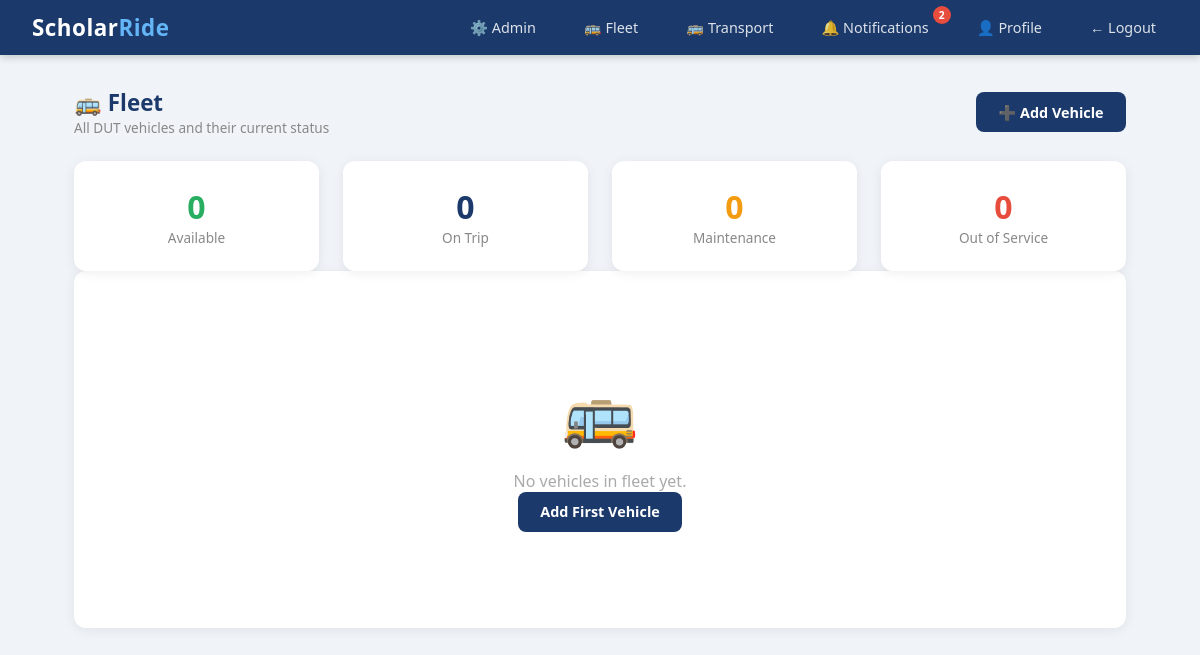
The page /admin/fleet (signed in) on the database as committed earlier.
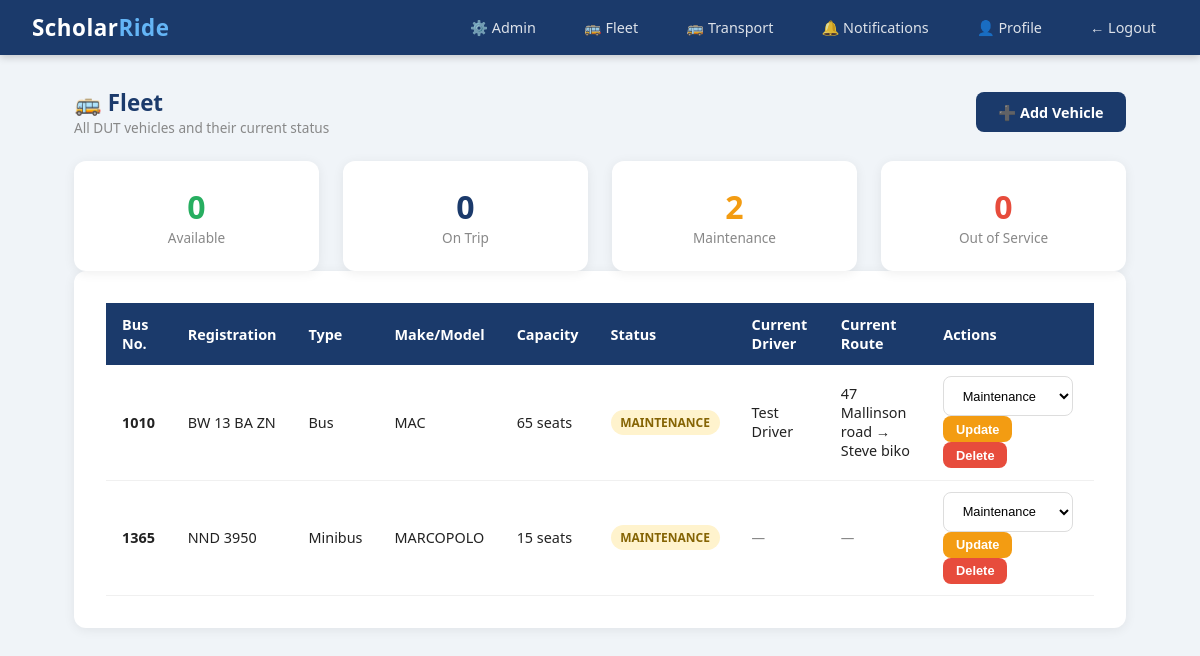
The same page on the database as committed later.
### scholar_ride/models.py (models this page shows)
class Vehicle(db.Model):
    id = db.Column(db.Integer, primary_key=True)
    bus_number = db.Column(db.String(20), unique=True, nullable=False)
    registration_number = db.Column(db.String(20), unique=True, nullable=False)
    vehicle_type = db.Column(db.String(50), nullable=False)
    make_model = db.Column(db.String(100), nullable=False)
    capacity = db.Column(db.Integer, nullable=False)
    status = db.Column(db.String(20), default='available')
    current_driver_id = db.Column(db.Integer, db.ForeignKey('user.id'), nullable=True)
    current_ride_id = db.Column(db.Integer, db.ForeignKey('ride.id'), nullable=True)
    notes = db.Column(db.String(200), nullable=True)
    created_at = db.Column(db.DateTime, default=datetime.utcnow)
    current_driver = db.relationship('User', foreign_keys=[current_driver_id])
    current_ride = db.relationship('Ride', foreign_keys=[current_ride_id])

class User(db.Model, UserMixin):
    id = db.Column(db.Integer, primary_key=True)
    student_number = db.Column(db.String(20), unique=True, nullable=True)
    staff_number = db.Column(db.String(20), unique=True, nullable=True)
    full_name = db.Column(db.String(100), nullable=False)
    email = db.Column(db.String(120), unique=True, nullable=False)
    phone = db.Column(db.String(20), nullable=False)
    password_hash = db.Column(db.String(128), nullable=False)
    role = db.Column(db.String(20), default='student')
    department = db.Column(db.String(100), nullable=True)
    verified = db.Column(db.Boolean, default=False)
    approval_status = db.Column(db.String(20), default='pending')
    otp = db.Column(db.String(6), nullable=True)
    created_at = db.Column(db.DateTime, default=datetime.utcnow)
    rides = db.relationship('Ride', backref='driver', lazy=True)
    bookings = db.relationship('Booking', backref='student', lazy=True)

class Ride(db.Model):
    id = db.Column(db.Integer, primary_key=True)
    driver_id = db.Column(db.Integer, db.ForeignKey('user.id'), nullable=False)
    origin = db.Column(db.String(200), nullable=False)
    destination = db.Column(db.String(200), nullable=False)
    departure_time = db.Column(db.DateTime, nullable=False)
    available_seats = db.Column(db.Integer, nullable=False)
    total_seats = db.Column(db.Integer, nullable=False)
    status = db.Column(db.String(20), default='active')
    created_at = db.Column(db.DateTime, default=datetime.utcnow)
    bookings = db.relationship('Booking', backref='ride', lazy=True)
    vehicle_type = db.Column(db.String(50), nullable=True)
    vehicle_model = db.Column(db.String(100), nullable=True)
    registration_number = db.Column(db.String(20), nullable=True)

### scholar_ride/routes/admin.py (the view)
@admin.route('/admin/fleet')
@login_required
def fleet():
    if current_user.role not in ['admin', 'driver']:
        flash('Not authorised.', 'danger')
        return redirect('/rides')
    from scholar_ride.models import Vehicle
    vehicles = Vehicle.query.order_by(Vehicle.bus_number).all()
    return render_template('admin/fleet.html', vehicles=vehicles)

### scholar_ride/models.py (called while the page is built)
@login_manager.user_loader
def load_user(user_id):
    return User.query.get(int(user_id))

### scholar_ride/templates/admin/fleet.html (shortened to what this page needs)
{% extends "base.html" %}
{% block content %}
<div class="page-header d-flex justify-between align-center mb-3">
    <div>
        <h4 style="color:#1B3A6B;">🚌 Fleet</h4>
        <p class="text-muted">All DUT vehicles and their current status</p>
    </div>
    {% if current_user.role == 'admin' %}
    <a href="/admin/fleet/add" class="btn btn-primary">➕ Add Vehicle</a>
    {% endif %}
</div>
<div class="row mb-3">
    <div class="col">
        <div class="stat-card">
            <div class="stat-number" style="color:#27ae60;">
                {{ vehicles | selectattr('status', 'equalto', 'available') | list | length }}
            </div>
            <div class="stat-label">Available</div>
        </div>
    </div>
    <div class="col">
        <div class="stat-card">
            <div class="stat-number" style="color:#1B3A6B;">
                {{ vehicles | selectattr('status', 'equalto', 'on_trip') | list | length }}
            </div>
            <div class="stat-label">On Trip</div>
        </div>
    </div>
    <div class="col">
        <div class="stat-card">
            <div class="stat-number" style="color:#f39c12;">
                {{ vehicles | selectattr('status', 'equalto', 'maintenance') | list | length }}
            </div>
            <div class="stat-label">Maintenance</div>
        </div>
    </div>
    <div class="col">
        <div class="stat-card">
            <div class="stat-number" style="color:#e74c3c;">
                {{ vehicles | selectattr('status', 'equalto', 'out_of_service') | list | length }}
            </div>
            <div class="stat-label">Out of Service</div>
        </div>
    </div>
</div>
<div class="card p-3">
    {% if vehicles %}
    <table>
        <thead>
            <tr>
                <th>Bus No.</th>
                <th>Registration</th>
                <th>Type</th>
                <th>Make/Model</th>
                <th>Capacity</th>
                <th>Status</th>
                <th>Current Driver</th>
                <th>Current Route</th>
                {% if current_user.role in ['admin', 'driver'] %}
                <th>Actions</th>
                {% endif %}
            </tr>
        </thead>
        <tbody>
            {% for vehicle in vehicles %}
            <tr>
                <td><strong>{{ vehicle.bus_number }}</strong></td>
                <td>{{ vehicle.registration_number }}</td>
                <td>{{ vehicle.vehicle_type }}</td>
                <td>{{ vehicle.make_model }}</td>
                <td>{{ vehicle.capacity }} seats</td>
                <td>
                    <span class="badge
                        {% if vehicle.status == 'available' %}badge-success
                        {% elif vehicle.status == 'on_trip' %}badge-primary
                        {% elif vehicle.status == 'maintenance' %}badge-warning
                        {% else %}badge-danger{% endif %}">
                        {{ vehicle.status | replace('_', ' ') | upper }}
                    </span>
                </td>
                <td>
                    {% if vehicle.current_driver %}
                        {{ vehicle.current_driver.full_name }}
                    {% else %}
                        <span class="text-muted">—</span>
                    {% endif %}
                </td>
                <td>
                    {% if vehicle.current_ride %}
                        {{ vehicle.current_ride.origin }} → {{ vehicle.current_ride.destination }}
                    {% else %}
                        <span class="text-muted">—</span>
                    {% endif %}
                </td>
                {% if current_user.role in ['admin', 'driver'] %}
                <td>
                    {% if current_user.role == 'admin' %}
                        <form method="POST" action="/admin/fleet/{{ vehicle.id }}/status" style="display:inline;">
                            <select name="status" class="form-control" style="width:130px; display:inline; font-size:0.8rem;">
                                <option value="maintenance" {% if vehicle.status == 'maintenance' %}selected{% endif %}>Maintenance</option>
                            </select>
                            <button type="submit" class="btn btn-sm btn-warning">Update</button>
                        </form>
                        <form method="POST" action="/admin/fleet/{{ vehicle.id }}/delete" style="display:inline;">
                            <button type="submit" class="btn btn-sm btn-danger"
                                    onclick="return confirm('Remove this vehicle from fleet?')">Delete</button>
                        </form>
                    {% endif %}
                </td>
                {% endif %}
            </tr>
            {% endfor %}
        </tbody>
    </table>
    {% else %}
    <div class="empty-state">
        <div class="empty-icon">🚌</div>
        <p>No vehicles in fleet yet.</p>
        {% if current_user.role == 'admin' %}
        <a href="/admin/fleet/add" class="btn btn-primary">Add First Vehicle</a>
        {% endif %}
    </div>
    {% endif %}
</div>
{% endblock %}

### scholar_ride/templates/base.html (shortened to what this page needs)
<!DOCTYPE html>
<html lang="en">
<head>
</head>
<body>
    <nav class="navbar">
        <a class="navbar-brand" href="/rides">Scholar<span>Ride</span></a>
        <ul class="nav-links" id="navLinks">
         {% if current_user and current_user.is_authenticated %}
        {% if current_user.role == 'student' %}
            <li><a href="/rides">🔍 Find Rides</a></li>
            <li><a href="/bookings/my">🎫 My Bookings</a></li>
            <li><a href="/transport">🚌 Transport</a></li>
        {% elif current_user.role == 'staff' %}
            <li><a href="/rides">🔍 Find Rides</a></li>
            <li><a href="/bookings/my">🎫 My Bookings</a></li>
            <li><a href="/transport">🚌 Transport</a></li>
        {% elif current_user.role == 'driver' %}
            <li><a href="/admin/fleet">🚌 Fleet</a></li>
            <li><a href="/rides/my">🚗 My Rides</a></li>
            <li><a href="/transport">🚌 Transport</a></li>
        {% elif current_user.role == 'admin' %}
            <li><a href="/admin">⚙️ Admin</a></li>
            <li><a href="/admin/fleet">🚌 Fleet</a></li>
            <li><a href="/transport">🚌 Transport</a></li>
        {% endif %}
        <li>
            <a href="/notifications" style="position:relative;">
                🔔 Notifications
                {% if unread_count > 0 %}
                <span style="
                    position:absolute;
                    top:-6px;
                    right:-10px;
                    background:#e74c3c;
                    color:white;
                    border-radius:50%;
                    font-size:0.65rem;
                    font-weight:700;
                    width:18px;
                    height:18px;
                    display:flex;
                    align-items:center;
                    justify-content:center;">
                    {{ unread_count }}
                </span>
                {% endif %}
                  </a>
                </li>
                    <li><a href="/profile">👤 Profile</a></li>
                 <li><a href="/logout">← Logout</a></li>
                 {% else %}
                 <li><a href="/login">Login</a></li>
                 <li><a href="/register">Register</a></li>
           {% endif %}
        </ul>
    </nav>
    <div class="container">
        {% block content %}{% endblock %}
    </div>
</body>
</html>

### scholar_ride/templates/base.html (style rules this page uses)
*, *::before, *::after { box-sizing: border-box; margin: 0; padding: 0; }
body { font-family: 'Segoe UI', Tahoma, Geneva, Verdana, sans-serif; background: #f0f4f8; color: #222; }
.navbar { background: #1B3A6B; padding: 0.75rem 2rem; display: flex; align-items: center; justify-content: space-between; box-shadow: 0 2px 8px rgba(0,0,0,0.2); position: relative; }
.navbar-brand { color: white; font-size: 1.4rem; font-weight: 700; text-decoration: none; letter-spacing: 0.5px; }
.navbar-brand span { color: #64B5F6; }
.nav-links { display: flex; gap: 1.5rem; list-style: none; align-items: center; }
.nav-links a { color: rgba(255,255,255,0.85); text-decoration: none; font-size: 0.9rem; padding: 0.4rem 0.75rem; border-radius: 6px; transition: background 0.2s, color 0.2s; }
.container { max-width: 1100px; margin: 0 auto; padding: 2rem 1.5rem; }
.card { background: white; border-radius: 12px; box-shadow: 0 2px 12px rgba(0,0,0,0.07); padding: 2rem; margin-bottom: 1.5rem; }
.form-control, .form-select { width: 100%; padding: 0.65rem 0.9rem; border: 1.5px solid #ddd; border-radius: 8px; font-size: 0.95rem; transition: border-color 0.2s; background: white; }
.btn { display: inline-block; padding: 0.65rem 1.4rem; border-radius: 8px; font-size: 0.9rem; font-weight: 600; cursor: pointer; border: none; text-decoration: none; text-align: center; transition: all 0.2s; }
.btn-primary { background: #1B3A6B; color: white; }
.btn-danger { background: #e74c3c; color: white; }
.btn-warning { background: #f39c12; color: white; }
.btn-sm { padding: 0.35rem 0.8rem; font-size: 0.8rem; }
.badge { display: inline-block; padding: 0.25rem 0.6rem; border-radius: 20px; font-size: 0.75rem; font-weight: 700; }
.badge-warning { background: #fff3cd; color: #856404; }
.row { display: flex; flex-wrap: wrap; gap: 1.5rem; }
.col { flex: 1; min-width: 200px; }
table { width: 100%; border-collapse: collapse; font-size: 0.9rem; }
th { background: #1B3A6B; color: white; padding: 0.75rem 1rem; text-align: left; font-weight: 600; }
td { padding: 0.7rem 1rem; border-bottom: 1px solid #f0f0f0; }
.stat-card { background: white; border-radius: 12px; padding: 1.5rem; text-align: center; box-shadow: 0 2px 12px rgba(0,0,0,0.07); }
.stat-card .stat-number { font-size: 2rem; font-weight: 700; color: #1B3A6B; }
.stat-card .stat-label { color: #888; font-size: 0.85rem; }
.text-muted { color: #888; font-size: 0.85rem; }
.d-flex { display: flex; }
.justify-between { justify-content: space-between; }
.align-center { align-items: center; }
.page-header { margin-bottom: 1.5rem; }
.page-header h4 { color: #1B3A6B; font-size: 1.4rem; font-weight: 700; }

Rows that differ between the two databases and show on the page:
added Vehicle: bus_number "1010", registration_number "BW 13 BA ZN", vehicle_type "Bus", make_model "MAC", capacity "65", status "MAINTENANCE", current_driver.full_name "Test Driver", current_ride.origin "47 Mallinson road", current_ride.destination "Steve biko", status "Maintenance"
added Vehicle: bus_number "1365", registration_number "NND 3950", vehicle_type "Minibus", make_model "MARCOPOLO", capacity "15", status "MAINTENANCE", status "Maintenance"
Other text that changed with them:
{{ unread_count }}: "2" → (not shown)
text no longer shown: "0 🚌 No vehicles in fleet yet. Add First Vehicle"
text now shown: "2 Bus No. Registration Type Make/Model Capacity Status Current Driver Current Route Actions"
